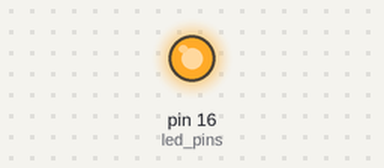
Bench run of a program on a simulated MicroPython board. Parts: output pins drawn as LEDs (lit = HIGH).

Above: at 0.1 s.
Timing chart, 0 to 1.6 s (numbered marks = the images above):
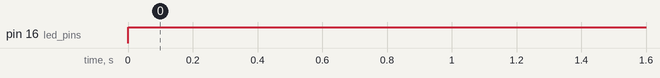

The program:

KY-034.py
```python
from machine import Pin
import time

led_pins = [16] # pins where RGB LED is wired
leds = [Pin(led_pins[0],Pin.OUT)] # pin control array
delay_t = 0.1 # seconds to delay between toggles
while True: # loop infinitely
    for led in leds: # loop through each led
        led.high() # led high
```

Measured:
- by itself, pin 16 (led_pins): LOW → HIGH at 0.00 s
